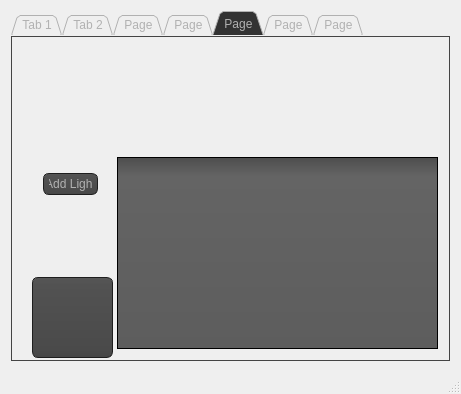
<?xml version="1.0" encoding="UTF-8"?>
<ui version="4.0">
 <class>MainWindow</class>
 <widget class="QMainWindow" name="MainWindow">
  <property name="enabled">
   <bool>true</bool>
  </property>
  <property name="geometry">
   <rect>
    <x>0</x>
    <y>0</y>
    <width>461</width>
    <height>394</height>
   </rect>
  </property>
  <property name="cursor">
   <cursorShape>PointingHandCursor</cursorShape>
  </property>
  <property name="windowTitle">
   <string>Salon</string>
  </property>
  <property name="autoFillBackground">
   <bool>false</bool>
  </property>
  <property name="styleSheet">
   <string notr="true">QToolTip
{
     border: 1px solid black;
     background-color: #ffa02f;
     padding: 1px;
     border-radius: 3px;
     opacity: 100;
}

QWidget
{
    color: #b1b1b1;
    
}

QWidget:item:hover
{
    background-color: QLinearGradient( x1: 0, y1: 0, x2: 0, y2: 1, stop: 0 #ffa02f, stop: 1 #ca0619);
    color: #000000;
}

QWidget:item:selected
{
    background-color: QLinearGradient( x1: 0, y1: 0, x2: 0, y2: 1, stop: 0 #ffa02f, stop: 1 #d7801a);
}

QMenuBar::item
{
    background: transparent;
}

QMenuBar::item:selected
{
    background: transparent;
    border: 1px solid #ffaa00;
}

QMenuBar::item:pressed
{
    background: #444;
    border: 1px solid #000;
    background-color: QLinearGradient(
        x1:0, y1:0,
        x2:0, y2:1,
        stop:1 #212121,
        stop:0.4 #343434/*,
        stop:0.2 #343434,
        stop:0.1 #ffaa00*/
    );
    margin-bottom:-1px;
    padding-bottom:1px;
}

QMenu
{
    border: 1px solid #000;
}

QMenu::item
{
    padding: 2px 20px 2px 20px;
}

QMenu::item:selected
{
    color: #000000;
}

QWidget:disabled
{
    color: #404040;
    background-color: #323232;
}

QAbstractItemView
{
    background-color: QLinearGradient( x1: 0, y1: 0, x2: 0, y2: 1, stop: 0 #4d4d4d, stop: 0.1 #646464, stop: 1 #5d5d5d);
}

QWidget:focus
{
    /*border: 2px solid QLinearGradient( x1: 0, y1: 0, x2: 0, y2: 1, stop: 0 #ffa02f, stop: 1 #d7801a);*/
}

QLineEdit
{
    background-color: QLinearGradient( x1: 0, y1: 0, x2: 0, y2: 1, stop: 0 #4d4d4d, stop: 0 #646464, stop: 1 #5d5d5d);
    padding: 1px;
    border-style: solid;
    border: 1px solid #1e1e1e;
    border-radius: 5;
}

QPushButton
{
    color: #b1b1b1;
    background-color: QLinearGradient( x1: 0, y1: 0, x2: 0, y2: 1, stop: 0 #565656, stop: 0.1 #525252, stop: 0.5 #4e4e4e, stop: 0.9 #4a4a4a, stop: 1 #464646);
    border-width: 1px;
    border-color: #1e1e1e;
    border-style: solid;
    border-radius: 6;
    padding: 3px;
    font-size: 12px;
    padding-left: 5px;
    padding-right: 5px;
}

QPushButton:pressed
{
    background-color: QLinearGradient( x1: 0, y1: 0, x2: 0, y2: 1, stop: 0 #2d2d2d, stop: 0.1 #2b2b2b, stop: 0.5 #292929, stop: 0.9 #282828, stop: 1 #252525);
}

QComboBox
{
    selection-background-color: #ffaa00;
    background-color: QLinearGradient( x1: 0, y1: 0, x2: 0, y2: 1, stop: 0 #565656, stop: 0.1 #525252, stop: 0.5 #4e4e4e, stop: 0.9 #4a4a4a, stop: 1 #464646);
    border-style: solid;
    border: 1px solid #1e1e1e;
    border-radius: 5;
}

QComboBox:hover,QPushButton:hover
{
    border: 2px solid QLinearGradient( x1: 0, y1: 0, x2: 0, y2: 1, stop: 0 #ffa02f, stop: 1 #d7801a);
}


QComboBox:on
{
    padding-top: 3px;
    padding-left: 4px;
    background-color: QLinearGradient( x1: 0, y1: 0, x2: 0, y2: 1, stop: 0 #2d2d2d, stop: 0.1 #2b2b2b, stop: 0.5 #292929, stop: 0.9 #282828, stop: 1 #252525);
    selection-background-color: #ffaa00;
}

QComboBox QAbstractItemView
{
    border: 2px solid darkgray;
    selection-background-color: QLinearGradient( x1: 0, y1: 0, x2: 0, y2: 1, stop: 0 #ffa02f, stop: 1 #d7801a);
}

QComboBox::drop-down
{
     subcontrol-origin: padding;
     subcontrol-position: top right;
     width: 15px;

     border-left-width: 0px;
     border-left-color: darkgray;
     border-left-style: solid; /* just a single line */
     border-top-right-radius: 3px; /* same radius as the QComboBox */
     border-bottom-right-radius: 3px;
 }

QComboBox::down-arrow
{
     image: url(:/down_arrow.png);
}

QGroupBox:focus
{
border: 2px solid QLinearGradient( x1: 0, y1: 0, x2: 0, y2: 1, stop: 0 #ffa02f, stop: 1 #d7801a);
}

QTextEdit:focus
{
    border: 2px solid QLinearGradient( x1: 0, y1: 0, x2: 0, y2: 1, stop: 0 #ffa02f, stop: 1 #d7801a);
}

QScrollBar:horizontal {
     border: 1px solid #222222;
     background: QLinearGradient( x1: 0, y1: 0, x2: 0, y2: 1, stop: 0.0 #121212, stop: 0.2 #282828, stop: 1 #484848);
     height: 7px;
     margin: 0px 16px 0 16px;
}

QScrollBar::handle:horizontal
{
      background: QLinearGradient( x1: 0, y1: 0, x2: 1, y2: 0, stop: 0 #ffa02f, stop: 0.5 #d7801a, stop: 1 #ffa02f);
      min-height: 20px;
      border-radius: 2px;
}

QScrollBar::add-line:horizontal {
      border: 1px solid #1b1b19;
      border-radius: 2px;
      background: QLinearGradient( x1: 0, y1: 0, x2: 1, y2: 0, stop: 0 #ffa02f, stop: 1 #d7801a);
      width: 14px;
      subcontrol-position: right;
      subcontrol-origin: margin;
}

QScrollBar::sub-line:horizontal {
      border: 1px solid #1b1b19;
      border-radius: 2px;
      background: QLinearGradient( x1: 0, y1: 0, x2: 1, y2: 0, stop: 0 #ffa02f, stop: 1 #d7801a);
      width: 14px;
     subcontrol-position: left;
     subcontrol-origin: margin;
}

QScrollBar::right-arrow:horizontal, QScrollBar::left-arrow:horizontal
{
      border: 1px solid black;
      width: 1px;
      height: 1px;
      background: white;
}

QScrollBar::add-page:horizontal, QScrollBar::sub-page:horizontal
{
      background: none;
}

QScrollBar:vertical
{
      background: QLinearGradient( x1: 0, y1: 0, x2: 1, y2: 0, stop: 0.0 #121212, stop: 0.2 #282828, stop: 1 #484848);
      width: 7px;
      margin: 16px 0 16px 0;
      border: 1px solid #222222;
}

QScrollBar::handle:vertical
{
      background: QLinearGradient( x1: 0, y1: 0, x2: 0, y2: 1, stop: 0 #ffa02f, stop: 0.5 #d7801a, stop: 1 #ffa02f);
      min-height: 20px;
      border-radius: 2px;
}

QScrollBar::add-line:vertical
{
      border: 1px solid #1b1b19;
      border-radius: 2px;
      background: QLinearGradient( x1: 0, y1: 0, x2: 0, y2: 1, stop: 0 #ffa02f, stop: 1 #d7801a);
      height: 14px;
      subcontrol-position: bottom;
      subcontrol-origin: margin;
}

QScrollBar::sub-line:vertical
{
      border: 1px solid #1b1b19;
      border-radius: 2px;
      background: QLinearGradient( x1: 0, y1: 0, x2: 0, y2: 1, stop: 0 #d7801a, stop: 1 #ffa02f);
      height: 14px;
      subcontrol-position: top;
      subcontrol-origin: margin;
}

QScrollBar::up-arrow:vertical, QScrollBar::down-arrow:vertical
{
      border: 1px solid black;
      width: 1px;
      height: 1px;
      background: white;
}


QScrollBar::add-page:vertical, QScrollBar::sub-page:vertical
{
      background: none;
}

QTextEdit
{
    background-color: #242424;
}

QPlainTextEdit
{
    background-color: #242424;
}

QHeaderView::section
{
    background-color: QLinearGradient(x1:0, y1:0, x2:0, y2:1, stop:0 #616161, stop: 0.5 #505050, stop: 0.6 #434343, stop:1 #656565);
    color: white;
    padding-left: 4px;
    border: 1px solid #6c6c6c;
}

QCheckBox:disabled
{
color: #414141;
}

QDockWidget::title
{
    text-align: center;
    spacing: 3px; /* spacing between items in the tool bar */
    background-color: QLinearGradient(x1:0, y1:0, x2:0, y2:1, stop:0 #323232, stop: 0.5 #242424, stop:1 #323232);
}

QDockWidget::close-button, QDockWidget::float-button
{
    text-align: center;
    spacing: 1px; /* spacing between items in the tool bar */
    background-color: QLinearGradient(x1:0, y1:0, x2:0, y2:1, stop:0 #323232, stop: 0.5 #242424, stop:1 #323232);
}

QDockWidget::close-button:hover, QDockWidget::float-button:hover
{
    background: #242424;
}

QDockWidget::close-button:pressed, QDockWidget::float-button:pressed
{
    padding: 1px -1px -1px 1px;
}

QMainWindow::separator
{
    background-color: QLinearGradient(x1:0, y1:0, x2:0, y2:1, stop:0 #161616, stop: 0.5 #151515, stop: 0.6 #212121, stop:1 #343434);
    color: white;
    padding-left: 4px;
    border: 1px solid #4c4c4c;
    spacing: 3px; /* spacing between items in the tool bar */
}

QMainWindow::separator:hover
{

    background-color: QLinearGradient(x1:0, y1:0, x2:0, y2:1, stop:0 #d7801a, stop:0.5 #b56c17 stop:1 #ffa02f);
    color: white;
    padding-left: 4px;
    border: 1px solid #6c6c6c;
    spacing: 3px; /* spacing between items in the tool bar */
}

QToolBar::handle
{
     spacing: 3px; /* spacing between items in the tool bar */
     background: url(:/images/handle.png);
}

QMenu::separator
{
    height: 2px;
    background-color: QLinearGradient(x1:0, y1:0, x2:0, y2:1, stop:0 #161616, stop: 0.5 #151515, stop: 0.6 #212121, stop:1 #343434);
    color: white;
    padding-left: 4px;
    margin-left: 10px;
    margin-right: 5px;
}

QProgressBar
{
    border: 2px solid grey;
    border-radius: 5px;
    text-align: center;
}

QProgressBar::chunk
{
    background-color: #d7801a;
    width: 2.15px;
    margin: 0.5px;
}

QTabBar::tab {
    color: #b1b1b1;
    border: 1px solid #444;
    border-bottom-style: none;
    background-color: #323232;
    padding-left: 10px;
    padding-right: 10px;
    padding-top: 3px;
    padding-bottom: 2px;
    margin-right: -1px;
}

QTabWidget::pane {
    border: 1px solid #444;
    top: 1px;
}

QTabBar::tab:last
{
    margin-right: 0; /* the last selected tab has nothing to overlap with on the right */
    border-top-right-radius: 3px;
}

QTabBar::tab:first:!selected
{
 margin-left: 0px; /* the last selected tab has nothing to overlap with on the right */


    border-top-left-radius: 3px;
}

QTabBar::tab:!selected
{
    color: #b1b1b1;
    border-bottom-style: solid;
    margin-top: 3px;
    background-color: QLinearGradient(x1:0, y1:0, x2:0, y2:1, stop:1 #212121, stop:.4 #343434);
}

QTabBar::tab:selected
{
    border-top-left-radius: 3px;
    border-top-right-radius: 3px;
    margin-bottom: 0px;
}

QTabBar::tab:!selected:hover
{
    /*border-top: 2px solid #ffaa00;
    padding-bottom: 3px;*/
    border-top-left-radius: 3px;
    border-top-right-radius: 3px;
    background-color: QLinearGradient(x1:0, y1:0, x2:0, y2:1, stop:1 #212121, stop:0.4 #343434, stop:0.2 #343434, stop:0.1 #ffaa00);
}

QRadioButton::indicator:checked, QRadioButton::indicator:unchecked{
    color: #b1b1b1;
    background-color: #323232;
    border: 1px solid #b1b1b1;
    border-radius: 6px;
}

QRadioButton::indicator:checked
{
    background-color: qradialgradient(
        cx: 0.5, cy: 0.5,
        fx: 0.5, fy: 0.5,
        radius: 1.0,
        stop: 0.25 #ffaa00,
        stop: 0.3 #323232
    );
}

QCheckBox::indicator{
    color: #b1b1b1;
    background-color: #323232;
    border: 1px solid #b1b1b1;
    width: 9px;
    height: 9px;
}

QRadioButton::indicator
{
    border-radius: 6px;
}

QRadioButton::indicator:hover, QCheckBox::indicator:hover
{
    border: 1px solid #ffaa00;
}

QCheckBox::indicator:checked
{
    image:url(:/images/checkbox.png);
}

QCheckBox::indicator:disabled, QRadioButton::indicator:disabled
{
    border: 1px solid #444;
}</string>
  </property>
  <widget class="QWidget" name="centralWidget">
   <layout class="QHBoxLayout" name="horizontalLayout">
    <item>
     <widget class="QTabWidget" name="tabWidget">
      <property name="enabled">
       <bool>true</bool>
      </property>
      <property name="tabShape">
       <enum>QTabWidget::Triangular</enum>
      </property>
      <property name="currentIndex">
       <number>4</number>
      </property>
      <property name="iconSize">
       <size>
        <width>0</width>
        <height>0</height>
       </size>
      </property>
      <property name="usesScrollButtons">
       <bool>false</bool>
      </property>
      <property name="documentMode">
       <bool>false</bool>
      </property>
      <property name="tabsClosable">
       <bool>false</bool>
      </property>
      <property name="tabBarAutoHide">
       <bool>true</bool>
      </property>
      <widget class="QWidget" name="tab">
       <attribute name="title">
        <string>Tab 1</string>
       </attribute>
       <widget class="QWidget" name="">
        <property name="geometry">
         <rect>
          <x>150</x>
          <y>60</y>
          <width>114</width>
          <height>242</height>
         </rect>
        </property>
        <layout class="QVBoxLayout" name="verticalLayout_2">
         <item>
          <layout class="QVBoxLayout" name="verticalLayout_5">
           <property name="spacing">
            <number>20</number>
           </property>
           <item>
            <widget class="QLabel" name="lb_id_login">
             <property name="text">
              <string>ID :</string>
             </property>
            </widget>
           </item>
           <item>
            <widget class="QLineEdit" name="id_login"/>
           </item>
           <item>
            <widget class="QLabel" name="lb_mdp_login">
             <property name="text">
              <string>Mot de Passe</string>
             </property>
            </widget>
           </item>
           <item>
            <widget class="QLineEdit" name="mdp_login">
             <property name="echoMode">
              <enum>QLineEdit::Password</enum>
             </property>
            </widget>
           </item>
           <item>
            <widget class="QPushButton" name="bt_login">
             <property name="text">
              <string>Login</string>
             </property>
            </widget>
           </item>
           <item>
            <widget class="QPushButton" name="pushButton">
             <property name="text">
              <string>Edit Users</string>
             </property>
            </widget>
           </item>
          </layout>
         </item>
         <item>
          <widget class="QPushButton" name="pushButton_2">
           <property name="text">
            <string>Edit Chambers</string>
           </property>
          </widget>
         </item>
        </layout>
       </widget>
      </widget>
      <widget class="QWidget" name="tab_2">
       <attribute name="title">
        <string>Tab 2</string>
       </attribute>
       <widget class="QPushButton" name="pushButton_17">
        <property name="geometry">
         <rect>
          <x>0</x>
          <y>100</y>
          <width>81</width>
          <height>81</height>
         </rect>
        </property>
        <property name="text">
         <string/>
        </property>
        <property name="icon">
         <iconset>
          <normaloff>../../Desktop/Essentials_Icon_Set_V2.1_Expanded_Left_Arrow-512.png</normaloff>../../Desktop/Essentials_Icon_Set_V2.1_Expanded_Left_Arrow-512.png</iconset>
        </property>
        <property name="iconSize">
         <size>
          <width>100</width>
          <height>100</height>
         </size>
        </property>
       </widget>
       <widget class="QPushButton" name="pushButton_18">
        <property name="geometry">
         <rect>
          <x>360</x>
          <y>100</y>
          <width>81</width>
          <height>81</height>
         </rect>
        </property>
        <property name="text">
         <string/>
        </property>
        <property name="icon">
         <iconset>
          <normaloff>../../Desktop/Essentials_Icon_Set_V2.1_Expanded_Right_Arrow-512.png</normaloff>../../Desktop/Essentials_Icon_Set_V2.1_Expanded_Right_Arrow-512.png</iconset>
        </property>
        <property name="iconSize">
         <size>
          <width>100</width>
          <height>100</height>
         </size>
        </property>
       </widget>
       <widget class="QWidget" name="layoutWidget">
        <property name="geometry">
         <rect>
          <x>90</x>
          <y>0</y>
          <width>261</width>
          <height>297</height>
         </rect>
        </property>
        <layout class="QVBoxLayout" name="verticalLayout">
         <item>
          <widget class="QLabel" name="label_2">
           <property name="text">
            <string/>
           </property>
           <property name="pixmap">
            <pixmap>../../Desktop/light-bulb-png-15-light-bulb-icon-256.png</pixmap>
           </property>
           <property name="scaledContents">
            <bool>true</bool>
           </property>
          </widget>
         </item>
         <item>
          <widget class="QPushButton" name="pushButton_11">
           <property name="styleSheet">
            <string notr="true">background-color: beige;
    border-style: outset;
    border-width: 2px;
    border-radius: 10px;
    border-color: beige;
    font: bold 14px;
    min-width: 10em;
    padding: 6px;</string>
           </property>
           <property name="text">
            <string>Lights Control</string>
           </property>
          </widget>
         </item>
        </layout>
       </widget>
      </widget>
      <widget class="QWidget" name="tab_4">
       <attribute name="title">
        <string>Page</string>
       </attribute>
       <widget class="QPushButton" name="pushButton_19">
        <property name="geometry">
         <rect>
          <x>0</x>
          <y>100</y>
          <width>81</width>
          <height>81</height>
         </rect>
        </property>
        <property name="text">
         <string/>
        </property>
        <property name="icon">
         <iconset>
          <normaloff>../../Desktop/Essentials_Icon_Set_V2.1_Expanded_Left_Arrow-512.png</normaloff>../../Desktop/Essentials_Icon_Set_V2.1_Expanded_Left_Arrow-512.png</iconset>
        </property>
        <property name="iconSize">
         <size>
          <width>100</width>
          <height>100</height>
         </size>
        </property>
       </widget>
       <widget class="QPushButton" name="pushButton_20">
        <property name="geometry">
         <rect>
          <x>360</x>
          <y>100</y>
          <width>81</width>
          <height>81</height>
         </rect>
        </property>
        <property name="text">
         <string/>
        </property>
        <property name="icon">
         <iconset>
          <normaloff>../../Desktop/Essentials_Icon_Set_V2.1_Expanded_Right_Arrow-512.png</normaloff>../../Desktop/Essentials_Icon_Set_V2.1_Expanded_Right_Arrow-512.png</iconset>
        </property>
        <property name="iconSize">
         <size>
          <width>100</width>
          <height>100</height>
         </size>
        </property>
       </widget>
       <widget class="QWidget" name="layoutWidget">
        <property name="geometry">
         <rect>
          <x>90</x>
          <y>0</y>
          <width>261</width>
          <height>297</height>
         </rect>
        </property>
        <layout class="QVBoxLayout" name="verticalLayout_3">
         <item>
          <widget class="QLabel" name="label_4">
           <property name="text">
            <string/>
           </property>
           <property name="pixmap">
            <pixmap>../../Desktop/temp.png</pixmap>
           </property>
           <property name="scaledContents">
            <bool>true</bool>
           </property>
          </widget>
         </item>
         <item>
          <widget class="QPushButton" name="pushButton_13">
           <property name="styleSheet">
            <string notr="true">background-color: beige;
    border-style: outset;
    border-width: 2px;
    border-radius: 10px;
    border-color: beige;
    font: bold 14px;
    min-width: 10em;
    padding: 6px;</string>
           </property>
           <property name="text">
            <string>Temperature Control</string>
           </property>
          </widget>
         </item>
        </layout>
       </widget>
      </widget>
      <widget class="QWidget" name="tab_5">
       <attribute name="title">
        <string>Page</string>
       </attribute>
       <widget class="QPushButton" name="pushButton_21">
        <property name="geometry">
         <rect>
          <x>0</x>
          <y>100</y>
          <width>81</width>
          <height>81</height>
         </rect>
        </property>
        <property name="text">
         <string/>
        </property>
        <property name="icon">
         <iconset>
          <normaloff>../../Desktop/Essentials_Icon_Set_V2.1_Expanded_Left_Arrow-512.png</normaloff>../../Desktop/Essentials_Icon_Set_V2.1_Expanded_Left_Arrow-512.png</iconset>
        </property>
        <property name="iconSize">
         <size>
          <width>100</width>
          <height>100</height>
         </size>
        </property>
       </widget>
       <widget class="QPushButton" name="pushButton_22">
        <property name="geometry">
         <rect>
          <x>360</x>
          <y>100</y>
          <width>81</width>
          <height>81</height>
         </rect>
        </property>
        <property name="text">
         <string/>
        </property>
        <property name="icon">
         <iconset>
          <normaloff>../../Desktop/Essentials_Icon_Set_V2.1_Expanded_Right_Arrow-512.png</normaloff>../../Desktop/Essentials_Icon_Set_V2.1_Expanded_Right_Arrow-512.png</iconset>
        </property>
        <property name="iconSize">
         <size>
          <width>100</width>
          <height>100</height>
         </size>
        </property>
       </widget>
       <widget class="QWidget" name="layoutWidget">
        <property name="geometry">
         <rect>
          <x>91</x>
          <y>0</y>
          <width>261</width>
          <height>291</height>
         </rect>
        </property>
        <layout class="QVBoxLayout" name="verticalLayout_4">
         <item>
          <widget class="QLabel" name="label_5">
           <property name="frameShape">
            <enum>QFrame::NoFrame</enum>
           </property>
           <property name="text">
            <string/>
           </property>
           <property name="pixmap">
            <pixmap>../../Desktop/51349-200.png</pixmap>
           </property>
           <property name="scaledContents">
            <bool>true</bool>
           </property>
          </widget>
         </item>
         <item>
          <widget class="QPushButton" name="pushButton_14">
           <property name="styleSheet">
            <string notr="true">background-color:beige;
    border-style: outset;
    border-width: 2px;
    border-radius: 10px;
    border-color: beige;
    font: bold 14px;
    min-width: 10em;
    padding: 6px;</string>
           </property>
           <property name="text">
            <string>Shades Control</string>
           </property>
          </widget>
         </item>
        </layout>
       </widget>
      </widget>
      <widget class="QWidget" name="tab_6">
       <attribute name="title">
        <string>Page</string>
       </attribute>
       <widget class="QPushButton" name="pushButton_26">
        <property name="geometry">
         <rect>
          <x>20</x>
          <y>240</y>
          <width>81</width>
          <height>81</height>
         </rect>
        </property>
        <property name="text">
         <string/>
        </property>
        <property name="icon">
         <iconset>
          <normaloff>../../Desktop/Essentials_Icon_Set_V2.1_Expanded_Left_Arrow-512.png</normaloff>../../Desktop/Essentials_Icon_Set_V2.1_Expanded_Left_Arrow-512.png</iconset>
        </property>
        <property name="iconSize">
         <size>
          <width>100</width>
          <height>100</height>
         </size>
        </property>
       </widget>
       <widget class="QTableView" name="tableView">
        <property name="geometry">
         <rect>
          <x>105</x>
          <y>120</y>
          <width>321</width>
          <height>192</height>
         </rect>
        </property>
       </widget>
       <widget class="QWidget" name="layoutWidget">
        <property name="geometry">
         <rect>
          <x>20</x>
          <y>120</y>
          <width>77</width>
          <height>54</height>
         </rect>
        </property>
        <layout class="QVBoxLayout" name="verticalLayout_9">
         <item>
          <widget class="QPushButton" name="pushButton_28">
           <property name="text">
            <string>Add Light</string>
           </property>
          </widget>
         </item>
        </layout>
       </widget>
      </widget>
      <widget class="QWidget" name="tab_8">
       <attribute name="title">
        <string>Page</string>
       </attribute>
       <widget class="QLabel" name="label_9">
        <property name="geometry">
         <rect>
          <x>250</x>
          <y>70</y>
          <width>61</width>
          <height>21</height>
         </rect>
        </property>
        <property name="text">
         <string>Temperture</string>
        </property>
       </widget>
       <widget class="QLabel" name="label_10">
        <property name="geometry">
         <rect>
          <x>60</x>
          <y>120</y>
          <width>47</width>
          <height>13</height>
         </rect>
        </property>
        <property name="text">
         <string>Power :</string>
        </property>
       </widget>
       <widget class="QLabel" name="label_11">
        <property name="geometry">
         <rect>
          <x>60</x>
          <y>180</y>
          <width>47</width>
          <height>13</height>
         </rect>
        </property>
        <property name="text">
         <string>Mode :</string>
        </property>
       </widget>
       <widget class="QPushButton" name="pushButton_24">
        <property name="geometry">
         <rect>
          <x>20</x>
          <y>240</y>
          <width>81</width>
          <height>81</height>
         </rect>
        </property>
        <property name="text">
         <string/>
        </property>
        <property name="icon">
         <iconset>
          <normaloff>../../Desktop/Essentials_Icon_Set_V2.1_Expanded_Left_Arrow-512.png</normaloff>../../Desktop/Essentials_Icon_Set_V2.1_Expanded_Left_Arrow-512.png</iconset>
        </property>
        <property name="iconSize">
         <size>
          <width>100</width>
          <height>100</height>
         </size>
        </property>
       </widget>
       <widget class="QWidget" name="layoutWidget">
        <property name="geometry">
         <rect>
          <x>120</x>
          <y>100</y>
          <width>172</width>
          <height>93</height>
         </rect>
        </property>
        <layout class="QHBoxLayout" name="horizontalLayout_2">
         <property name="spacing">
          <number>100</number>
         </property>
         <item>
          <layout class="QVBoxLayout" name="verticalLayout_8">
           <property name="spacing">
            <number>30</number>
           </property>
           <item>
            <layout class="QVBoxLayout" name="verticalLayout_7">
             <item>
              <widget class="QRadioButton" name="radioButton_5">
               <property name="text">
                <string>ON</string>
               </property>
              </widget>
             </item>
             <item>
              <widget class="QRadioButton" name="radioButton_6">
               <property name="text">
                <string>OFF</string>
               </property>
               <property name="checked">
                <bool>true</bool>
               </property>
              </widget>
             </item>
            </layout>
           </item>
           <item>
            <widget class="QCheckBox" name="checkBox">
             <property name="text">
              <string>Auto</string>
             </property>
            </widget>
           </item>
          </layout>
         </item>
         <item>
          <widget class="QSlider" name="verticalSlider">
           <property name="orientation">
            <enum>Qt::Vertical</enum>
           </property>
          </widget>
         </item>
        </layout>
       </widget>
      </widget>
      <widget class="QWidget" name="tab_9">
       <attribute name="title">
        <string>Page</string>
       </attribute>
       <widget class="QSlider" name="horizontalSlider_2">
        <property name="geometry">
         <rect>
          <x>130</x>
          <y>90</y>
          <width>160</width>
          <height>22</height>
         </rect>
        </property>
        <property name="orientation">
         <enum>Qt::Horizontal</enum>
        </property>
       </widget>
       <widget class="QSlider" name="horizontalSlider_3">
        <property name="geometry">
         <rect>
          <x>130</x>
          <y>200</y>
          <width>160</width>
          <height>22</height>
         </rect>
        </property>
        <property name="orientation">
         <enum>Qt::Horizontal</enum>
        </property>
       </widget>
       <widget class="QLabel" name="label_12">
        <property name="geometry">
         <rect>
          <x>190</x>
          <y>50</y>
          <width>47</width>
          <height>13</height>
         </rect>
        </property>
        <property name="text">
         <string>Windows</string>
        </property>
       </widget>
       <widget class="QLabel" name="label_13">
        <property name="geometry">
         <rect>
          <x>190</x>
          <y>170</y>
          <width>47</width>
          <height>13</height>
         </rect>
        </property>
        <property name="text">
         <string>Shades</string>
        </property>
       </widget>
       <widget class="QPushButton" name="pushButton_25">
        <property name="geometry">
         <rect>
          <x>20</x>
          <y>240</y>
          <width>81</width>
          <height>81</height>
         </rect>
        </property>
        <property name="text">
         <string/>
        </property>
        <property name="icon">
         <iconset>
          <normaloff>../../Desktop/Essentials_Icon_Set_V2.1_Expanded_Left_Arrow-512.png</normaloff>../../Desktop/Essentials_Icon_Set_V2.1_Expanded_Left_Arrow-512.png</iconset>
        </property>
        <property name="iconSize">
         <size>
          <width>100</width>
          <height>100</height>
         </size>
        </property>
       </widget>
      </widget>
     </widget>
    </item>
   </layout>
  </widget>
  <widget class="QStatusBar" name="statusBar"/>
 </widget>
 <layoutdefault spacing="6" margin="11"/>
 <resources/>
 <connections/>
</ui>
